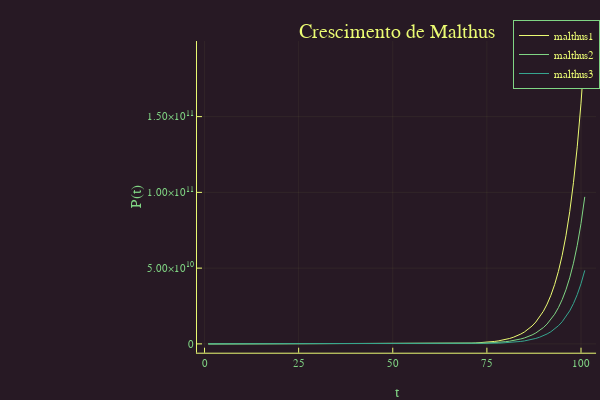

This figure's notebook cell:
### Markdown cell above
<h3><i> <font color="#000099"><font face="Tribuchet">Gráficos:</font></font></i></h3>

### Code cell
p=M(0:100,0.2,400)
plot(p)
q=M(0:100,0.2,200)
plot(q)
r=M(0:100,0.2,100)
plot(r)

plot(p,title="Crescimento de Malthus",xlabel="t", ylabel="P(t)", label="malthus1")

plot!(q,title="Crescimento de Malthus",xlabel="t", ylabel="P(t)", label="malthus2")#plotar graficos diferentes

plot!(r,title="Crescimento de Malthus",xlabel="t", ylabel="P(t)", label="malthus3")
